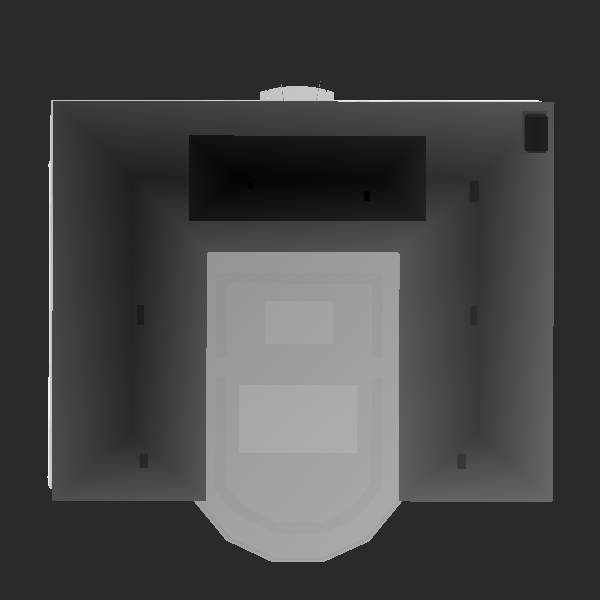
#> input picture Program/Assets/Mysave1/Fileeee_gta01.png, 600 x 600 px
$ python SegDepth.py
#> lines starting #> are read from the running program, lines starting #| are printed output that depends on the picture; after the words box and inside, x2 and y2 are one past the last pixel; in counts of white or black regions, pixels touching at a corner belong together
import numpy as np
import cv2

img = cv2.imread("Fileeee_gta01.png")
#> img is the input picture: shape (600, 600, 3); min 0, max 253, mean 69.2

gray = cv2.cvtColor(img, cv2.COLOR_BGR2GRAY)

blurred = cv2.cvtColor(img, cv2.COLOR_BGR2GRAY)

#blurred = cv2.GaussianBlur(gray, (5, 5), 0)

canny = cv2.Canny(blurred, 30, 100)
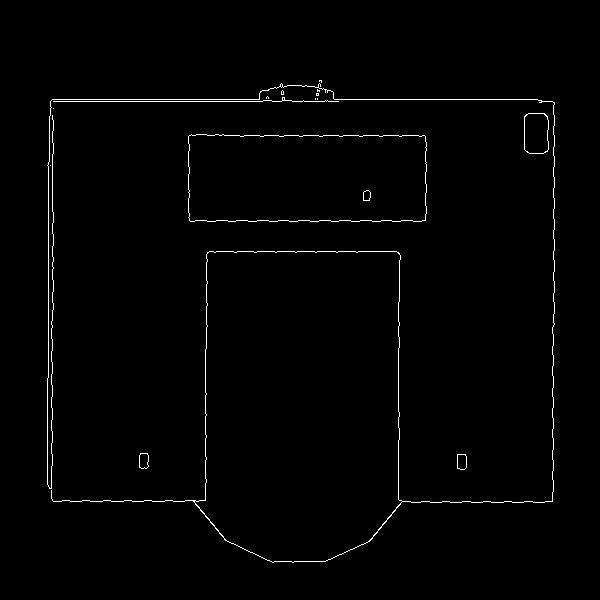
#> canny: shape (600, 600); 1.2% white in thin lines or dots, all inside (x1, y1, x2, y2) = (47, 80, 555, 563)
#img =  img + canny
cv2.imshow('Input', img)
cv2.imshow('Result', canny)

cv2.imwrite('Result.png', canny)

cv2.waitKey(0)

$ run again, with Program/Assets/Mysave1/Fileeee_gta02.png copied over Program/Assets/Mysave1/Fileeee_gta01.png
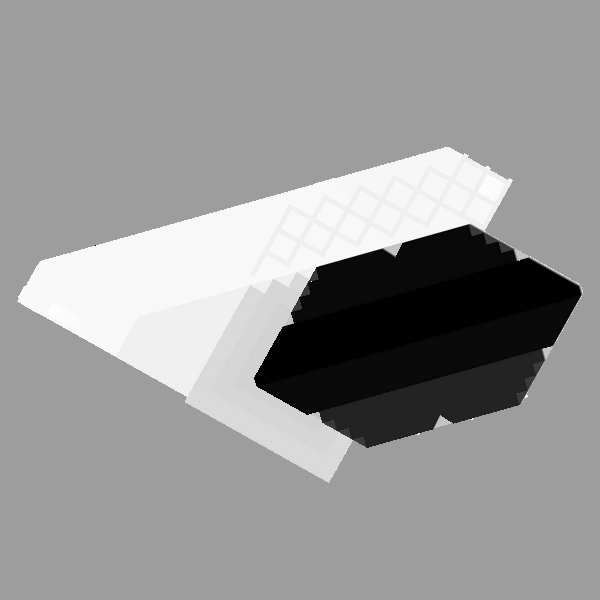
#> input picture Program/Assets/Mysave1/Fileeee_gta02.png, 600 x 600 px
#> img is the input picture: shape (600, 600, 3); min 0, max 255, mean 151.8
#> `canny = cv2.Canny(blurred, 30, 100)`:
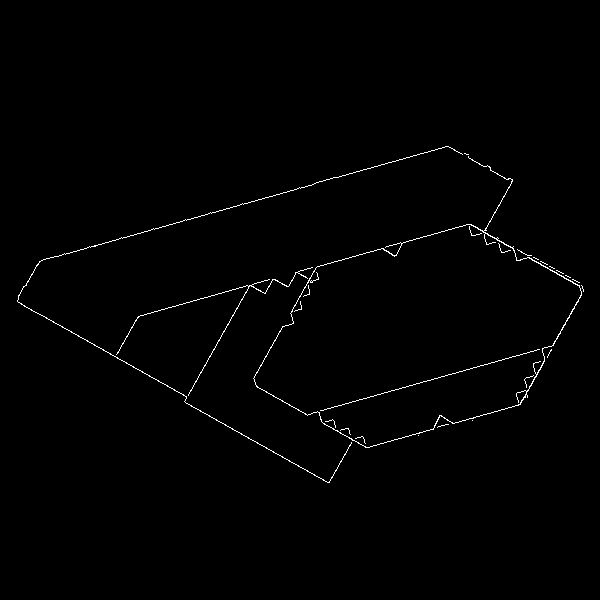
#> canny: shape (600, 600); 0.81% white in thin lines or dots, all inside (x1, y1, x2, y2) = (17, 146, 584, 483)

$ run again, with Program/Assets/Mysave1/Fileeee_gta03.png copied over Program/Assets/Mysave1/Fileeee_gta01.png
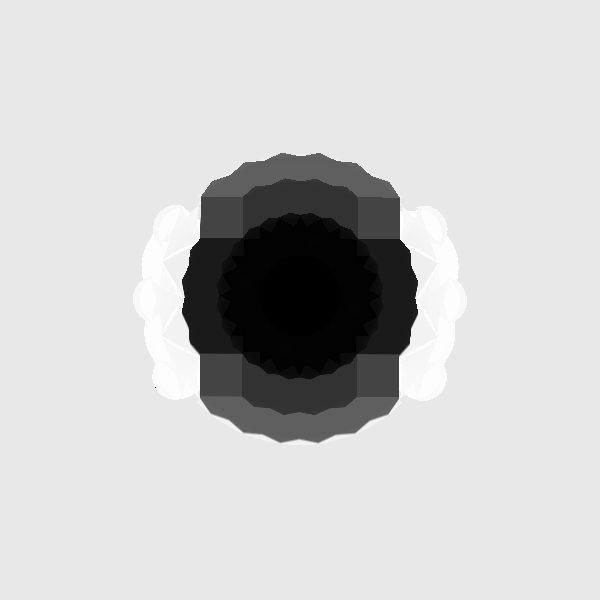
#> input picture Program/Assets/Mysave1/Fileeee_gta03.png, 600 x 600 px
#> img is the input picture: shape (600, 600, 3); min 0, max 255, mean 203.2
#> `canny = cv2.Canny(blurred, 30, 100)`:
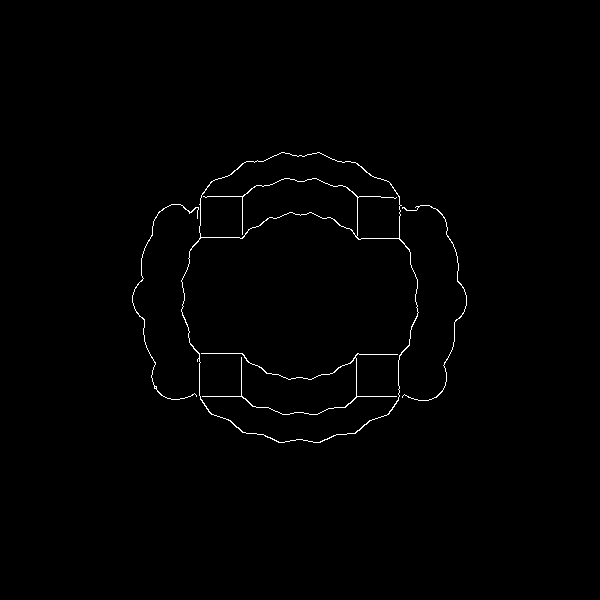
#> canny: shape (600, 600); 0.72% white in thin lines or dots, all inside (x1, y1, x2, y2) = (132, 152, 467, 443)
